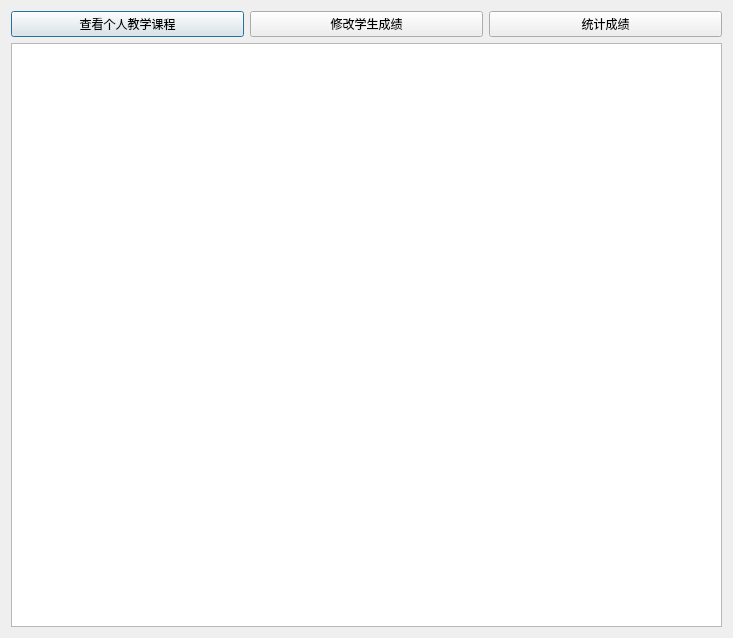
<?xml version="1.0" encoding="UTF-8"?>
<ui version="4.0">
 <class>teacell_score</class>
 <widget class="QDialog" name="teacell_score">
  <property name="geometry">
   <rect>
    <x>0</x>
    <y>0</y>
    <width>733</width>
    <height>638</height>
   </rect>
  </property>
  <property name="windowTitle">
   <string>Dialog</string>
  </property>
  <layout class="QGridLayout" name="gridLayout">
   <item row="0" column="0">
    <widget class="QPushButton" name="pushButton">
     <property name="text">
      <string>查看个人教学课程</string>
     </property>
    </widget>
   </item>
   <item row="0" column="1">
    <widget class="QPushButton" name="pushButton_3">
     <property name="text">
      <string>修改学生成绩</string>
     </property>
    </widget>
   </item>
   <item row="0" column="2">
    <widget class="QPushButton" name="pushButton_4">
     <property name="text">
      <string>统计成绩</string>
     </property>
    </widget>
   </item>
   <item row="1" column="0" colspan="3">
    <widget class="QTableView" name="tableView"/>
   </item>
  </layout>
 </widget>
 <resources/>
 <connections/>
</ui>
